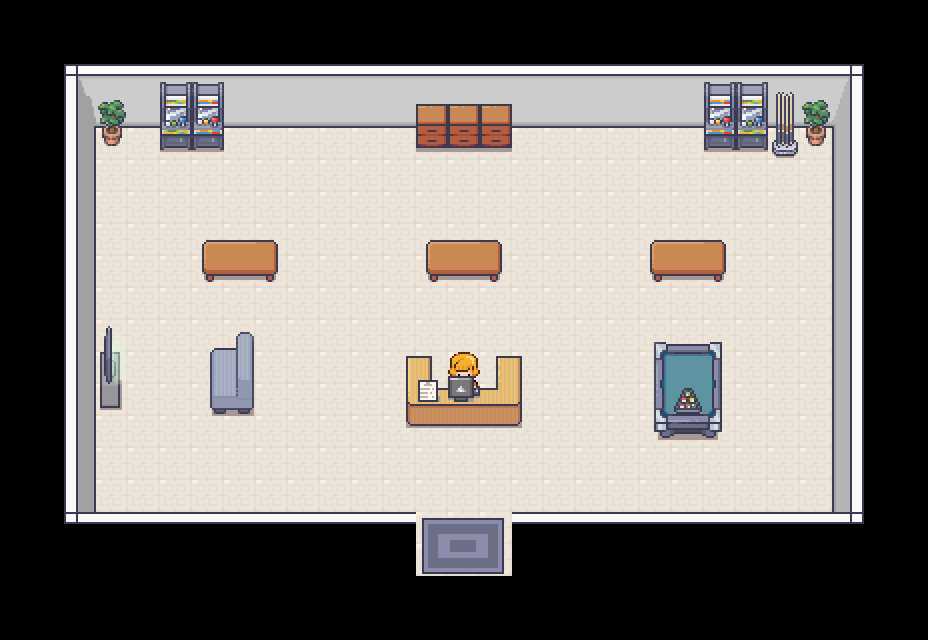

A level layout from a 2D game, rendered from its tile map. Below: a short description, then the map file with tile-grid data replaced by summaries:
An orthogonal 29x20 tile map with 32x32 px tiles, 7 tile layers (Piso, Tapetes, Paredes, Moveis, ...), 4 tilesets and 20 objects (3x mesa_bibliotecaria, player_spawn, npc_a, npc_b, npc_c, ...).

<map version="1.10" tiledversion="1.10.2" orientation="orthogonal" renderorder="right-down" width="29" height="20" tilewidth="32" tileheight="32" infinite="0" nextlayerid="15" nextobjectid="32">
 <tileset firstgid="1" source="tileset_paredes.tsx" />
 <tileset firstgid="8285" source="tileset_generic.tsx" />
 <tileset firstgid="9533" source="tileset_estoque.tsx" />
 <tileset firstgid="10333" source="tileset_biblioteca.tsx" />
 <layer id="1" name="Piso" width="29" height="20">
  <data>[580 cells, 356 non-empty, 1 distinct tile ids]</data>
 </layer>
 <layer id="3" name="Tapetes" width="29" height="20">
  <data>[580 cells, 6 non-empty, 6 distinct tile ids]</data>
 </layer>
 <objectgroup id="14" name="Personagens">
  <object id="25" name="player_spawn" x="462.75" y="463.875">
   <point />
  </object>
  <object id="26" name="npc_a" x="239.125" y="221.188">
   <point />
  </object>
  <object id="27" name="npc_b" x="463.182" y="221.122">
   <point />
  </object>
  <object id="28" name="npc_c" x="686.909" y="220.992">
   <point />
  </object>
 </objectgroup>
 <layer id="4" name="Paredes" width="29" height="20">
  <data>[580 cells, 96 non-empty, 11 distinct tile ids]</data>
 </layer>
 <layer id="7" name="Moveis" width="29" height="20">
  <data>[580 cells, 85 non-empty, 56 distinct tile ids]</data>
 </layer>
 <layer id="8" name="AcimaMoveis" width="29" height="20">
  <data>[580 cells, 6 non-empty, 4 distinct tile ids]</data>
 </layer>
 <objectgroup id="13" name="ObjetosColisores">
  <object id="7" name="mesa_stand_a" x="201.542" y="244.289" width="76.5" height="38.4208" rotation="359.716" />
  <object id="9" name="mesa_stand_b" x="425.636" y="244.114" width="76.3636" height="37.2045" />
  <object id="10" name="mesa_stand_c" x="649.909" y="243.727" width="76.0909" height="38.2727" />
  <object id="11" name="mesa_bibliotecaria" x="407" y="357.667" width="25.3333" height="68.6667" />
  <object id="12" name="mesa_bibliotecaria" x="497.333" y="357.333" width="25.3333" height="69.3333" />
  <object id="13" name="mesa_bibliotecaria" x="407" y="390" width="114.333" height="37" />
  <object id="14" name="bibliotecaria" x="447.818" y="358.114" width="32" height="29.9773" />
  <object id="15" name="sofa" x="210.75" y="348.5" width="44.7083" height="66" />
  <object id="16" name="mesa_sinuca" x="653.625" y="343.042" width="67.75" height="96.5833" />
  <object id="17" name="fliperama_b" x="704.667" y="82.3333" width="62" height="68.8333" />
  <object id="19" name="fliperama_a" x="159.667" y="82.3333" width="63.3333" height="69.6818" />
  <object id="20" name="planta_a" x="95.6667" y="99.3333" width="31.3333" height="47.1667" />
  <object id="21" name="planta_b" x="801.667" y="99.6667" width="28.6667" height="47.5" />
  <object id="22" name="tacos_sinuca" x="771.667" y="91.3333" width="26.6667" height="67.3333" />
  <object id="23" name="painel_tv" x="100.727" y="356.03" width="21.1818" height="53.447" />
  <object id="24" name="gavetas_stand" x="416.364" y="103.636" width="95.4545" height="48.8636" />
 </objectgroup>
 <layer id="9" name="MaisAcimaMoveis" width="29" height="20">
  <data>[580 cells, 2 non-empty, 2 distinct tile ids]</data>
 </layer>
 <layer id="10" name="BlocosColisores" width="29" height="20" opacity="0" offsetx="138" offsety="100">
  <properties>
   <property name="solid" type="bool" value="true" />
  </properties>
  <data>[580 cells, 72 non-empty, 1 distinct tile ids]</data>
 </layer>
</map>
